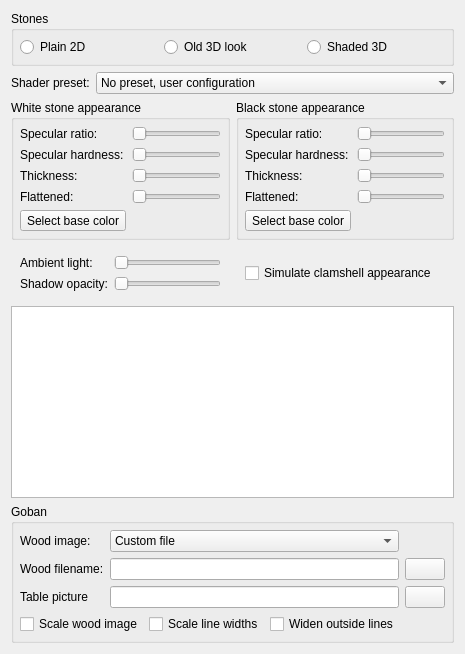
     <widget class="QWidget" name="tab">
      <attribute name="title">
       <string>Stones</string>
      </attribute>
      <layout class="QGridLayout" name="gridLayout_11">
       <item row="0" column="0" colspan="2">
        <widget class="QGroupBox" name="buttonGroup6">
         <property name="title">
          <string>Stones</string>
         </property>
         <layout class="QHBoxLayout" name="_24">
          <property name="leftMargin">
           <number>6</number>
          </property>
          <property name="topMargin">
           <number>6</number>
          </property>
          <property name="rightMargin">
           <number>6</number>
          </property>
          <property name="bottomMargin">
           <number>6</number>
          </property>
          <item>
           <widget class="QRadioButton" name="radioButtonStones_2D">
            <property name="toolTip">
             <string>This shows plain and simple 2D stones</string>
            </property>
            <property name="text">
             <string>Plain 2D</string>
            </property>
           </widget>
          </item>
          <item>
           <widget class="QRadioButton" name="radioButtonStones_3D">
            <property name="toolTip">
             <string>This is the 3D style used in earlier versions of the program. Kept mainly for compatibility.</string>
            </property>
            <property name="text">
             <string>Old 3D look</string>
            </property>
           </widget>
          </item>
          <item>
           <widget class="QRadioButton" name="radioButtonStone_real">
            <property name="toolTip">
             <string>Realistically shaded 3D stones, configurable with the other settings on this page.</string>
            </property>
            <property name="text">
             <string>Shaded 3D</string>
            </property>
           </widget>
          </item>
         </layout>
        </widget>
       </item>
       <item row="1" column="0" colspan="2">
        <layout class="QHBoxLayout" name="presetLayout">
         <item>
          <widget class="QLabel" name="presetLabel">
           <property name="sizePolicy">
            <sizepolicy hsizetype="Minimum" vsizetype="Preferred">
             <horstretch>0</horstretch>
             <verstretch>0</verstretch>
            </sizepolicy>
           </property>
           <property name="text">
            <string>Shader preset:</string>
           </property>
          </widget>
         </item>
         <item>
          <widget class="QComboBox" name="shadersComboBox">
           <property name="sizePolicy">
            <sizepolicy hsizetype="Expanding" vsizetype="Fixed">
             <horstretch>0</horstretch>
             <verstretch>0</verstretch>
            </sizepolicy>
           </property>
           <item>
            <property name="text">
             <string>No preset, user configuration</string>
            </property>
           </item>
           <item>
            <property name="text">
             <string>Recommended variant 1 (brighter)</string>
            </property>
           </item>
           <item>
            <property name="text">
             <string>Recommended variant 2 (darker)</string>
            </property>
           </item>
           <item>
            <property name="text">
             <string>Recommended variant 3 (high contrast)</string>
            </property>
           </item>
           <item>
            <property name="text">
             <string>Plain, high contrast</string>
            </property>
           </item>
           <item>
            <property name="text">
             <string>Plain, low contrast</string>
            </property>
           </item>
           <item>
            <property name="text">
             <string>Flattened, high contrast</string>
            </property>
           </item>
           <item>
            <property name="text">
             <string>Flattened, low contrast</string>
            </property>
           </item>
           <item>
            <property name="text">
             <string>Flattened, striped</string>
            </property>
           </item>
           <item>
            <property name="text">
             <string>Shiny, round, striped</string>
            </property>
           </item>
           <item>
            <property name="text">
             <string>Thin, striped</string>
            </property>
           </item>
          </widget>
         </item>
        </layout>
       </item>
       <item row="2" column="0">
        <widget class="QGroupBox" name="whiteGroupBox">
         <property name="title">
          <string>White stone appearance</string>
         </property>
         <layout class="QGridLayout" name="gridLayout_9">
          <property name="leftMargin">
           <number>6</number>
          </property>
          <property name="topMargin">
           <number>6</number>
          </property>
          <property name="rightMargin">
           <number>6</number>
          </property>
          <property name="bottomMargin">
           <number>6</number>
          </property>
          <item row="1" column="1">
           <widget class="QSlider" name="whiteHardSlider">
            <property name="orientation">
             <enum>Qt::Horizontal</enum>
            </property>
           </widget>
          </item>
          <item row="2" column="1">
           <widget class="QSlider" name="whiteRoundSlider">
            <property name="orientation">
             <enum>Qt::Horizontal</enum>
            </property>
           </widget>
          </item>
          <item row="1" column="0">
           <widget class="QLabel" name="label_12">
            <property name="text">
             <string>Specular hardness:</string>
            </property>
            <property name="buddy">
             <cstring>whiteHardSlider</cstring>
            </property>
           </widget>
          </item>
          <item row="0" column="1">
           <widget class="QSlider" name="whiteSpecSlider">
            <property name="orientation">
             <enum>Qt::Horizontal</enum>
            </property>
           </widget>
          </item>
          <item row="2" column="0">
           <widget class="QLabel" name="label_9">
            <property name="text">
             <string>Thickness:</string>
            </property>
            <property name="buddy">
             <cstring>whiteRoundSlider</cstring>
            </property>
           </widget>
          </item>
          <item row="0" column="0">
           <widget class="QLabel" name="label_8">
            <property name="text">
             <string>Specular ratio:</string>
            </property>
            <property name="buddy">
             <cstring>whiteSpecSlider</cstring>
            </property>
           </widget>
          </item>
          <item row="4" column="0">
           <widget class="QToolButton" name="whiteColorButton">
            <property name="text">
             <string>Select base color</string>
            </property>
           </widget>
          </item>
          <item row="3" column="0">
           <widget class="QLabel" name="label_10">
            <property name="text">
             <string>Flattened:</string>
            </property>
            <property name="buddy">
             <cstring>whiteFlatSlider</cstring>
            </property>
           </widget>
          </item>
          <item row="3" column="1">
           <widget class="QSlider" name="whiteFlatSlider">
            <property name="maximum">
             <number>5</number>
            </property>
            <property name="orientation">
             <enum>Qt::Horizontal</enum>
            </property>
           </widget>
          </item>
         </layout>
        </widget>
       </item>
       <item row="2" column="1">
        <widget class="QGroupBox" name="blackGroupBox">
         <property name="title">
          <string>Black stone appearance</string>
         </property>
         <layout class="QGridLayout" name="gridLayout_10">
          <property name="leftMargin">
           <number>6</number>
          </property>
          <property name="topMargin">
           <number>6</number>
          </property>
          <property name="rightMargin">
           <number>6</number>
          </property>
          <property name="bottomMargin">
           <number>6</number>
          </property>
          <item row="1" column="0">
           <widget class="QLabel" name="label_13">
            <property name="text">
             <string>Specular hardness:</string>
            </property>
            <property name="buddy">
             <cstring>blackHardSlider</cstring>
            </property>
           </widget>
          </item>
          <item row="0" column="1">
           <widget class="QSlider" name="blackSpecSlider">
            <property name="orientation">
             <enum>Qt::Horizontal</enum>
            </property>
           </widget>
          </item>
          <item row="2" column="0">
           <widget class="QLabel" name="label_14">
            <property name="text">
             <string>Thickness:</string>
            </property>
            <property name="buddy">
             <cstring>blackRoundSlider</cstring>
            </property>
           </widget>
          </item>
          <item row="0" column="0">
           <widget class="QLabel" name="label_16">
            <property name="text">
             <string>Specular ratio:</string>
            </property>
            <property name="buddy">
             <cstring>blackSpecSlider</cstring>
            </property>
           </widget>
          </item>
          <item row="1" column="1">
           <widget class="QSlider" name="blackHardSlider">
            <property name="orientation">
             <enum>Qt::Horizontal</enum>
            </property>
           </widget>
          </item>
          <item row="2" column="1">
           <widget class="QSlider" name="blackRoundSlider">
            <property name="orientation">
             <enum>Qt::Horizontal</enum>
            </property>
           </widget>
          </item>
          <item row="4" column="0">
           <widget class="QToolButton" name="blackColorButton">
            <property name="text">
             <string>Select base color</string>
            </property>
           </widget>
          </item>
          <item row="3" column="1">
           <widget class="QSlider" name="blackFlatSlider">
            <property name="maximum">
             <number>5</number>
            </property>
            <property name="orientation">
             <enum>Qt::Horizontal</enum>
            </property>
           </widget>
          </item>
          <item row="3" column="0">
           <widget class="QLabel" name="label_11">
            <property name="text">
             <string>Flattened:</string>
            </property>
            <property name="buddy">
             <cstring>blackFlatSlider</cstring>
            </property>
           </widget>
          </item>
         </layout>
        </widget>
       </item>
       <item row="4" column="0" colspan="2">
        <widget class="QFrame" name="frame_2">
         <property name="frameShape">
          <enum>QFrame::NoFrame</enum>
         </property>
         <property name="frameShadow">
          <enum>QFrame::Raised</enum>
         </property>
         <layout class="QGridLayout" name="gridLayout_16">
          <property name="leftMargin">
           <number>0</number>
          </property>
          <property name="topMargin">
           <number>0</number>
          </property>
          <property name="rightMargin">
           <number>0</number>
          </property>
          <property name="bottomMargin">
           <number>0</number>
          </property>
          <item row="0" column="1">
           <widget class="QFrame" name="gridFrame_2">
            <property name="sizePolicy">
             <sizepolicy hsizetype="Expanding" vsizetype="Preferred">
              <horstretch>0</horstretch>
              <verstretch>0</verstretch>
             </sizepolicy>
            </property>
            <layout class="QGridLayout" name="gridLayout_18">
             <item row="0" column="0">
              <widget class="QCheckBox" name="stripesCheckBox">
               <property name="text">
                <string>Simulate clamshell appearance</string>
               </property>
              </widget>
             </item>
            </layout>
           </widget>
          </item>
          <item row="0" column="0">
           <widget class="QFrame" name="gridFrame">
            <property name="sizePolicy">
             <sizepolicy hsizetype="Expanding" vsizetype="Preferred">
              <horstretch>0</horstretch>
              <verstretch>0</verstretch>
             </sizepolicy>
            </property>
            <layout class="QGridLayout" name="gridLayout_17">
             <item row="0" column="1">
              <widget class="QSlider" name="ambientSlider">
               <property name="maximum">
                <number>100</number>
               </property>
               <property name="orientation">
                <enum>Qt::Horizontal</enum>
               </property>
              </widget>
             </item>
             <item row="0" column="0">
              <widget class="QLabel" name="ambientLabel">
               <property name="text">
                <string>Ambient light:</string>
               </property>
               <property name="buddy">
                <cstring>ambientSlider</cstring>
               </property>
              </widget>
             </item>
             <item row="1" column="0">
              <widget class="QLabel" name="opacityLabel">
               <property name="text">
                <string>Shadow opacity:</string>
               </property>
               <property name="buddy">
                <cstring>shadowSlider</cstring>
               </property>
              </widget>
             </item>
             <item row="1" column="1">
              <widget class="QSlider" name="shadowSlider">
               <property name="maximum">
                <number>100</number>
               </property>
               <property name="orientation">
                <enum>Qt::Horizontal</enum>
               </property>
              </widget>
             </item>
            </layout>
           </widget>
          </item>
         </layout>
        </widget>
       </item>
       <item row="5" column="0" colspan="2">
        <widget class="SizeGraphicsView" name="stoneView">
         <property name="verticalScrollBarPolicy">
          <enum>Qt::ScrollBarAlwaysOff</enum>
         </property>
         <property name="horizontalScrollBarPolicy">
          <enum>Qt::ScrollBarAlwaysOff</enum>
         </property>
        </widget>
       </item>
       <item row="6" column="0" colspan="2">
        <widget class="QGroupBox" name="GoEnginegroup_box_2">
         <property name="title">
          <string>Goban</string>
         </property>
         <layout class="QGridLayout" name="_25">
          <property name="leftMargin">
           <number>6</number>
          </property>
          <property name="topMargin">
           <number>6</number>
          </property>
          <property name="rightMargin">
           <number>6</number>
          </property>
          <property name="bottomMargin">
           <number>6</number>
          </property>
          <property name="spacing">
           <number>6</number>
          </property>
          <item row="1" column="0">
           <widget class="QLabel" name="woodFileLabel">
            <property name="text">
             <string>Wood filename:</string>
            </property>
            <property name="wordWrap">
             <bool>false</bool>
            </property>
            <property name="buddy">
             <cstring>LineEdit_goban</cstring>
            </property>
           </widget>
          </item>
          <item row="1" column="2">
           <widget class="QPushButton" name="GobanPicturePathButton">
            <property name="text">
             <string/>
            </property>
            <property name="icon">
             <iconset resource="q4go.qrc">
              <normaloff>:/ClientWindowGui/images/clientwindow/fileopen.png</normaloff>:/ClientWindowGui/images/clientwindow/fileopen.png</iconset>
            </property>
           </widget>
          </item>
          <item row="3" column="2">
           <widget class="QPushButton" name="TablePicturePathButton">
            <property name="text">
             <string/>
            </property>
            <property name="icon">
             <iconset resource="q4go.qrc">
              <normaloff>:/ClientWindowGui/images/clientwindow/fileopen.png</normaloff>:/ClientWindowGui/images/clientwindow/fileopen.png</iconset>
            </property>
           </widget>
          </item>
          <item row="3" column="1">
           <widget class="QLineEdit" name="LineEdit_Table">
            <property name="sizePolicy">
             <sizepolicy hsizetype="MinimumExpanding" vsizetype="Fixed">
              <horstretch>0</horstretch>
              <verstretch>0</verstretch>
             </sizepolicy>
            </property>
            <property name="toolTip">
             <string>Path to the table picture</string>
            </property>
            <property name="whatsThis">
             <string>Path to the table picture.
If the picture is not set, or unvalid, a default picture is used by qgo</string>
            </property>
           </widget>
          </item>
          <item row="3" column="0">
           <widget class="QLabel" name="tableFileLabel">
            <property name="text">
             <string>Table picture</string>
            </property>
            <property name="wordWrap">
             <bool>false</bool>
            </property>
            <property name="buddy">
             <cstring>LineEdit_Table</cstring>
            </property>
           </widget>
          </item>
          <item row="0" column="1">
           <widget class="QComboBox" name="woodComboBox">
            <property name="toolTip">
             <string>Choose a preset, or set to &quot;Custom File&quot; to use your own image file as the wood image for the board.</string>
            </property>
            <item>
             <property name="text">
              <string>Custom file</string>
             </property>
            </item>
            <item>
             <property name="text">
              <string>Default 1</string>
             </property>
            </item>
            <item>
             <property name="text">
              <string>Default 2</string>
             </property>
            </item>
            <item>
             <property name="text">
              <string>Default 3</string>
             </property>
            </item>
            <item>
             <property name="text">
              <string>Default 4</string>
             </property>
            </item>
            <item>
             <property name="text">
              <string>Default 5</string>
             </property>
            </item>
           </widget>
          </item>
          <item row="1" column="1">
           <widget class="QLineEdit" name="LineEdit_goban">
            <property name="sizePolicy">
             <sizepolicy hsizetype="Expanding" vsizetype="Fixed">
              <horstretch>0</horstretch>
              <verstretch>0</verstretch>
             </sizepolicy>
            </property>
            <property name="toolTip">
             <string>Path to the goban picture</string>
            </property>
            <property name="whatsThis">
             <string>Path to the goban picture.
If the picture is not set, or unvalid, a default goban is used by qgo</string>
            </property>
           </widget>
          </item>
          <item row="0" column="0">
           <widget class="QLabel" name="woodImageLabel">
            <property name="text">
             <string>Wood image:</string>
            </property>
            <property name="buddy">
             <cstring>woodComboBox</cstring>
            </property>
           </widget>
          </item>
          <item row="4" column="0" colspan="2">
           <layout class="QHBoxLayout" name="horizontalLayout_14">
            <item>
             <widget class="QCheckBox" name="scaleWoodCheckBox">
              <property name="toolTip">
               <string>Determines whether the wood image is scaled or tiled</string>
              </property>
              <property name="text">
               <string>Scale wood image</string>
              </property>
             </widget>
            </item>
            <item>
             <widget class="QCheckBox" name="lineScaleCheckBox">
              <property name="toolTip">
               <string>Determines if the lines are scaled up with the board or always remain one pixel thin</string>
              </property>
              <property name="text">
               <string>Scale line widths</string>
              </property>
             </widget>
            </item>
            <item>
             <widget class="QCheckBox" name="lineWidenCheckBox">
              <property name="toolTip">
               <string>Determines if the board boundaries are drawn slightly thicker. Useful especially for torus boards.</string>
              </property>
              <property name="text">
               <string>Widen outside lines</string>
              </property>
             </widget>
            </item>
            <item>
             <spacer name="horizontalSpacer_6">
              <property name="orientation">
               <enum>Qt::Horizontal</enum>
              </property>
              <property name="sizeHint" stdset="0">
               <size>
                <width>0</width>
                <height>20</height>
               </size>
              </property>
             </spacer>
            </item>
           </layout>
          </item>
         </layout>
        </widget>
       </item>
      </layout>
     </widget>
